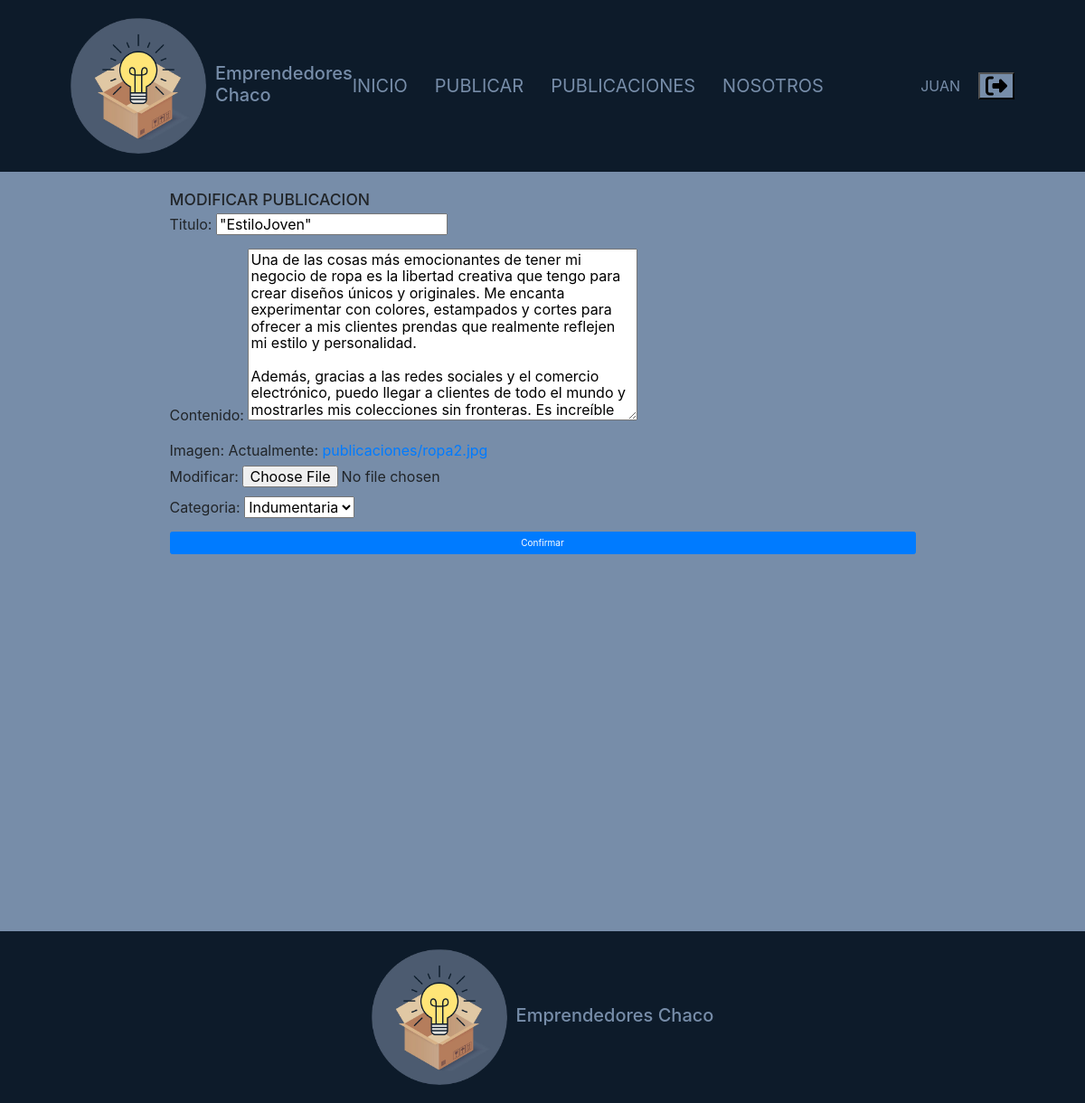
The page /publicaciones/Modificar/24 (signed in) on the database as committed earlier.
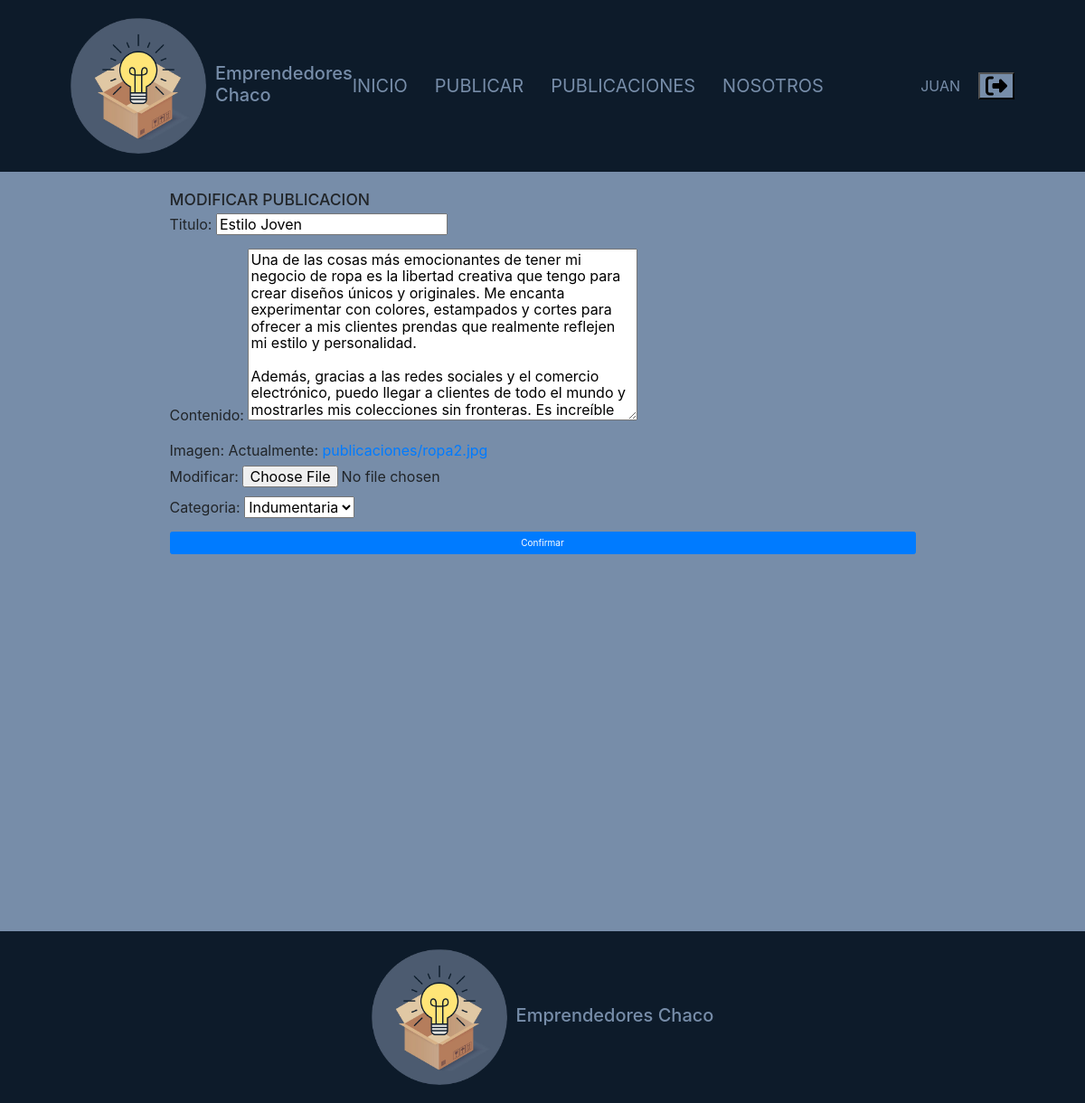
The same page on the database as committed later.
### apps/publicaciones/models.py (models this page shows, shortened)
class Publicacion(models.Model):
    creado = models.DateTimeField('creado', auto_now_add=True)
    modificado = models.DateTimeField('modificado', auto_now=True)
    titulo = models.CharField(max_length = 250)
    contenido = models.TextField()
    autor = models.ForeignKey(User, on_delete = models.CASCADE)
    imagen = models.ImageField(upload_to = 'publicaciones')
    categoria = models.ForeignKey(Categoria, on_delete = models.CASCADE)

### apps/publicaciones/views.py (the view)
# urls.py: path('Modificar/<int:pk>', views.ModificarPublicacion.as_view(), name="modificar_publicacion"),
class ModificarPublicacion(UserPassesTestMixin,UpdateView):
    model = Publicacion
    form_class = Form_Alta
    template_name = 'publicaciones/modificar.html'
    success_url = reverse_lazy('publicaciones:listar_publicaciones')
    def test_func(self):
        return self.request.user.is_staff

### apps/publicaciones/forms.py
class Form_Alta(forms.ModelForm):
    class Meta:
        model = Publicacion
        fields = ('titulo', 'contenido', 'imagen', 'categoria')

### apps/publicaciones/models.py (called while the page is built)
    def __str__(self):
        return self.nombre

### templates/publicaciones/modificar.html
{% extends 'base.html' %}
{% block contenido %}
<main role="main">
    <div class="container">
        <div class="row mt-3">
            <div class="col-md-9 mx-auto mb-5">
                <form action="" method="post" enctype="multipart/form-data">{% csrf_token %}
                    <h3>MODIFICAR PUBLICACION</h3>
                    {{form.as_p}}
                    <p><input type="submit" class="btn btn-primary btn-block" value="Confirmar"></p>
                </form>
            </div>
        </div>
    </div>
</main>
{% endblock contenido %}

Rows that differ between the two databases and show on the page:
changed Publicacion "Indumentaria": titulo "\"EstiloJoven\"" → "Estilo Joven"
